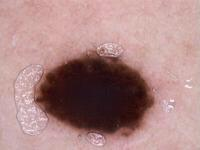
%> input picture MIAP_HW4/Data/q4_data/nevus.jpg, 200 x 150 px
$ octave MIAP_CHW4_Q4.m   (GNU Octave 9; MATLAB toolbox functions it lacks are replaced by stand-ins)
%> lines starting %> are read from the running program, lines starting %| are printed output that depends on the picture
% Loading
img1 = imread('Data\q4_data\nevus.jpg');
%> img1 is the input picture: size 150x200x3 uint8; mean R, G, B 171.3, 134.6, 133.1
img1 = im2double(rgb2gray(img1));
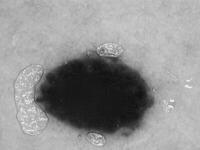
%> img1: size 150x200 double; min 0.0588, max 0.949, mean 0.57
img2 = imread('Data\q4_data\melanoma.jpg');
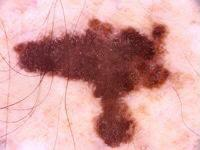
%> input picture MIAP_HW4/Data/q4_data/melanoma.jpg, 200 x 150 px
%> img2 is the input picture: size 150x200x3 uint8; mean R, G, B 209.5, 156.8, 155.8
img2 = im2double(rgb2gray(img2));
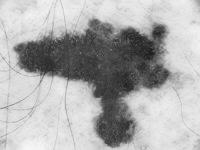
%> img2: size 150x200 double; min 0.102, max 0.965, mean 0.676

name1 = 'nevus';
name2 = 'melanoma';
img = img2;
name = name2;

figure('WindowState','fullscreen')
imshow(img)

% Selecing initial coordinates by mouse
%> (the run ends here)
